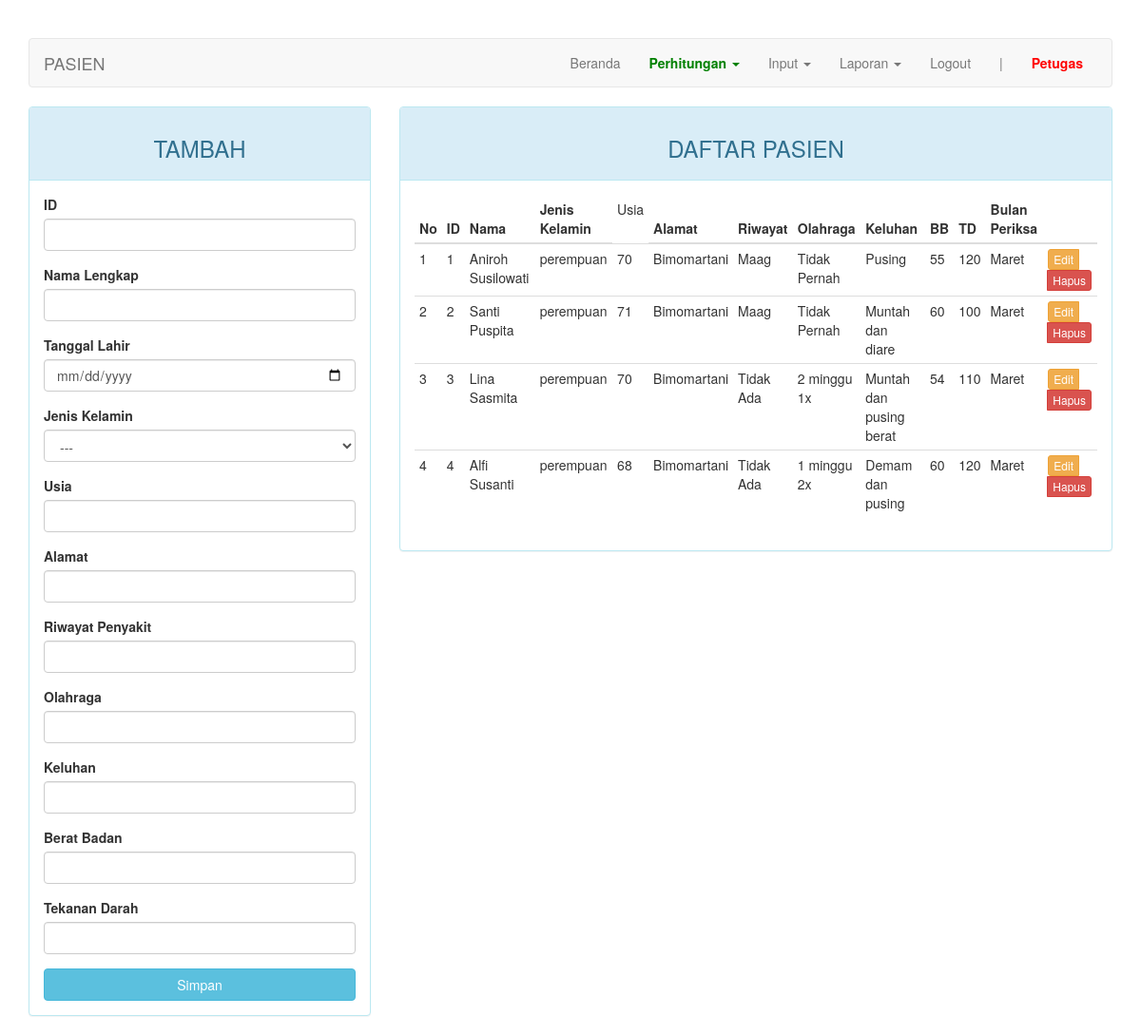
/index.php?page=pasien (signed in), run on the app's committed database.
### tables this page shows
CREATE TABLE `pasien` (
  `id_pasien` int(11) NOT NULL,
  `nama` varchar(50) NOT NULL,
  `tanggal_lahir` date DEFAULT NULL,
  `jenis_kelamin` enum('laki-laki','perempuan') DEFAULT NULL,
  `usia` int(3) NOT NULL,
  `alamat` varchar(80) NOT NULL,
  `riwayat_penyakit` varchar(80) NOT NULL,
  `olahraga` varchar(80) NOT NULL,
  `keluhan` varchar(80) NOT NULL,
  `berat_badan` int(5) NOT NULL,
  `tekanan_darah` int(7) NOT NULL,
  `bulan_periksa` varchar(25) NOT NULL
);

### page/pasien.php (the view, shortened to what this page needs)
<?php
$update = (isset($_GET['action']) AND $_GET['action'] == 'update') ? true : false;
?>
<div class="row">
	<div class="col-md-4">
	    <div class="panel panel-<?= ($update) ? "warning" : "info" ?>">
	        <div class="panel-heading"><h3 class="text-center"><?= ($update) ? "EDIT" : "TAMBAH" ?></h3></div>
	        <div class="panel-body">
	            <form action="<?=$_SERVER['REQUEST_URI']?>" method="POST">
	                <div class="form-group">
	                    <label for="id_pasien">ID</label>
	                    <input type="text" name="id_pasien" class="form-control" <?= (!$update) ?: 'value="'.$row["id_pasien"].'"' ?>>
	                </div>
	                <div class="form-group">
	                    <label for="nama">Nama Lengkap</label>
	                    <input type="text" name="nama" class="form-control" <?= (!$update) ?: 'value="'.$row["nama"].'"' ?>>
	                </div>
	                <div class="form-group">
	                    <label for="tanggal_lahir">Tanggal Lahir</label>
	                    <input type="date" name="tanggal_lahir" class="form-control" <?= (!$update) ?: 'value="'.$row["tanggal_lahir"].'"' ?>>
	                </div>
	                			<div class="form-group">
	                  <label for="jenis_kelamin">Jenis Kelamin</label>
										<select class="form-control" name="jenis_kelamin">
											<option>---</option>
										</select>
									</div>
				    <div class="form-group">
	                    <label for="usia">Usia</label>
	                    <input type="number" name="usia" class="form-control" <?= (!$update) ?: 'value="'.$row["usia"].'"' ?>>
	                </div>
	                <div class="form-group">
	                    <label for="alamat">Alamat</label>
	                    <input type="text" name="alamat" class="form-control" <?= (!$update) ?: 'value="'.$row["alamat"].'"' ?>>
	                </div>
						<div class="form-group">
	                    <label for="riwayat_penyakit">Riwayat Penyakit</label>
	                    <input type="text" name="riwayat_penyakit" class="form-control" <?= (!$update) ?: 'value="'.$row["riwayat_penyakit"].'"' ?>>
	                </div>
	                <div class="form-group">
	                    <label for="olahraga">Olahraga</label>
	                    <input type="text" name="olahraga" class="form-control" <?= (!$update) ?: 'value="'.$row["olahraga"].'"' ?>>
	                </div>
	                <div class="form-group">
	                    <label for="keluhan">Keluhan</label>
	                    <input type="text" name="keluhan" class="form-control" <?= (!$update) ?: 'value="'.$row["keluhan"].'"' ?>>
	                </div>
	                <div class="form-group">
	                    <label for="berat_badan">Berat Badan</label>
	                    <input type="text" name="berat_badan" class="form-control" <?= (!$update) ?: 'value="'.$row["berat_badan"].'"' ?>>
	                </div>
	                <div class="form-group">
	                    <label for="tekanan_darah">Tekanan Darah</label>
	                    <input type="text" name="tekanan_darah" class="form-control" <?= (!$update) ?: 'value="'.$row["tekanan_darah"].'"' ?>>
	                </div>
	                <button type="submit" class="btn btn-<?= ($update) ? "warning" : "info" ?> btn-block">Simpan</button>
	            </form>
	        </div>
	    </div>
	</div>
	<div class="col-md-8">
	    <div class="panel panel-info">
	        <div class="panel-heading"><h3 class="text-center">DAFTAR PASIEN</h3></div>
	        <div class="panel-body">
	            <table class="table table-condensed">
	                <thead>
	                    <tr>
	                        <th>No</th>
	                        <th>ID</th>
	                        <th>Nama</th>
	                        <th>Jenis Kelamin</th>
	                        <td>Usia</td>
	                        <th>Alamat</th>
	                        <th>Riwayat</th>
	                        <th>Olahraga</th>
	                        <th>Keluhan</th>
	                        <th>BB</th>
	                        <th>TD</th>
	                        <th>Bulan Periksa</th>
	                        <th></th>
	                    </tr>
	                </thead>
	                <tbody>
	                    <?php $no = 1; ?>
	                    <?php if ($query = $connection->query("SELECT * FROM pasien")): ?>
	                        <?php while($row = $query->fetch_assoc()): ?>
	                        <tr>
	                            <td><?=$no++?></td>
	                            <td><?=$row['id_pasien']?></td>
	                            <td><?=$row['nama']?></td>
	                            <td><?=$row['jenis_kelamin']?></td>
	                            <td><?=$row['usia']?></td>
	                            <td><?=$row['alamat']?></td>
	                            <td><?=$row['riwayat_penyakit']?></td>
	                            <td><?=$row['olahraga']?></td>
	                            <td><?=$row['keluhan']?></td>
	                            <td><?=$row['berat_badan']?></td>
	                            <td><?=$row['tekanan_darah']?></td>
	                            <td><?=$row['bulan_periksa']?></td>
	                            <td>
	                                <div class="btn-group">
	                                    <a href="?page=pasien&action=update&key=<?=$row['id_pasien']?>" class="btn btn-warning btn-xs">Edit</a>
	                                    <a href="?page=pasien&action=delete&key=<?=$row['id_pasien']?>" class="btn btn-danger btn-xs">Hapus</a>
	                                </div>
	                            </td>
	                        </tr>
	                        <?php endwhile ?>
	                    <?php endif ?>
	                </tbody>
	            </table>
	        </div>
	    </div>
	</div>
</div>

### index.php (shortened to what this page needs)
<?php
require_once "config.php";
?>
<!DOCTYPE html>
<html lang="en">
<head>
    <link rel="stylesheet" href="assets/css/bootstrap.min.css">
</head>
<body>
    <div class="container">
        <nav class="navbar navbar-default">
            <div class="container-fluid">
                <div class="navbar-header">
                    <a class="navbar-brand" href="#"><?php $str = (isset($_GET["page"])) ? (($_GET["page"] == "nilai") ? "persyaratan" : $_GET["page"]) : "home"; echo strtoupper($str)?></a>
                </div>
                <div class="collapse navbar-collapse" id="bs-example-navbar-collapse-1">
                    <ul class="nav navbar-nav navbar-right">
                        <li><a href="?page=home">Beranda <span class="sr-only">(current)</span></a></li>
                        <li class="dropdown">
                          <a href="#" class="dropdown-toggle" style="font-weight: bold; color: green;" data-toggle="dropdown" role="button" aria-haspopup="true" aria-expanded="false">Perhitungan <span class="caret"></span></a>
                        </li>
                        <li class="dropdown">
                          <a href="#" class="dropdown-toggle" data-toggle="dropdown" role="button" aria-haspopup="true" aria-expanded="false">Input <span class="caret"></span></a>
                        </li>
                        <li class="dropdown">
                          <a href="#" class="dropdown-toggle" data-toggle="dropdown" role="button" aria-haspopup="true" aria-expanded="false">Laporan <span class="caret"></span></a>
                        </li>
                        <li><a href="logout.php">Logout</a></li>
                        <li><a href="#">|</a></li>
                        <li><a href="#" style="font-weight: bold; color: red;"><?= ucfirst($_SESSION["username"]) ?></a></li>
                    </ul>
                </div>
            </div>
        </nav>
        <div class="row">
            <div class="col-md-12">
              <?php include page($_PAGE); ?>
            </div>
        </div>
    </div>
</body>
</html>

### index.php (style rules this page uses)
body { margin-top: 40px; }

### data on the page
pasien: id_pasien "1", nama "Aniroh Susilowati", jenis_kelamin "perempuan", usia "70", alamat "Bimomartani", riwayat_penyakit "Maag", olahraga "Tidak Pernah", keluhan "Pusing", berat_badan "55", tekanan_darah "120", bulan_periksa "Maret"
pasien: id_pasien "2", nama "Santi Puspita", jenis_kelamin "perempuan", usia "71", alamat "Bimomartani", riwayat_penyakit "Maag", olahraga "Tidak Pernah", keluhan "Muntah dan diare", berat_badan "60", tekanan_darah "100", bulan_periksa "Maret"
pasien: id_pasien "3", nama "Lina Sasmita", jenis_kelamin "perempuan", usia "70", alamat "Bimomartani", riwayat_penyakit "Tidak Ada", olahraga "2 minggu 1x", keluhan "Muntah dan pusing berat", berat_badan "54", tekanan_darah "110", bulan_periksa "Maret"
pasien: id_pasien "4", nama "Alfi Susanti", jenis_kelamin "perempuan", usia "68", alamat "Bimomartani", riwayat_penyakit "Tidak Ada", olahraga "1 minggu 2x", keluhan "Demam dan pusing", berat_badan "60", tekanan_darah "120", bulan_periksa "Maret"

### other printed values
$str "PASIEN"
$_SESSION["username"] "Petugas"
